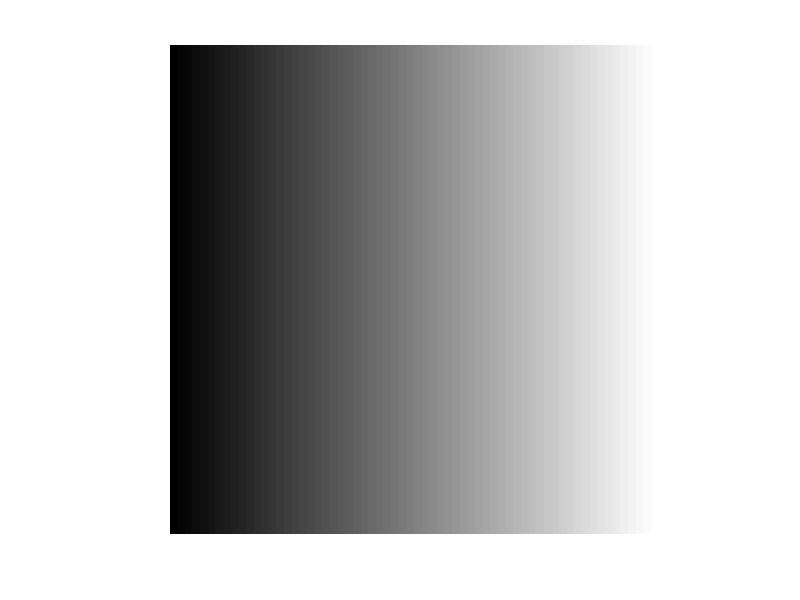

The MATLAB script that drew this image:
a = zeros(256, 256);
 for j =1 : 256
    a(:,j) = j - 1;
    %agar manzoor in boode ke ba raftan az chap be rast rang ha tire
    %tar shavand, bayad mineveshtim a(i,j) = 256 - j;
 end
figure();
imshow(a, [0,255]);
imwrite(a,'Q1_Part2_Image.png');